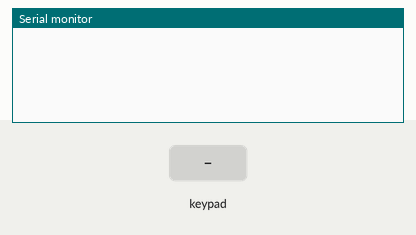
Simulated run of this sketch. Board: Arduino Uno, built with avr-gcc and run on an emulated ATmega328P. Parts: the last lines printed to the serial monitor. Inputs (shaded band) come from the test bench.

Above: at 1.2 s.
1.3 s: key '1' pressed
At 1.8 s:
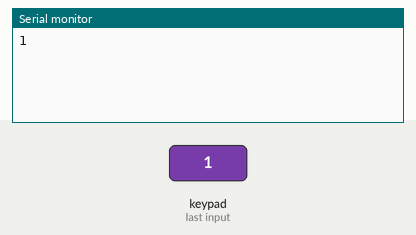
2.8 s: keypad keys 1 1 1 0 9 8 * pressed 0.4 s apart
At 6.1 s:
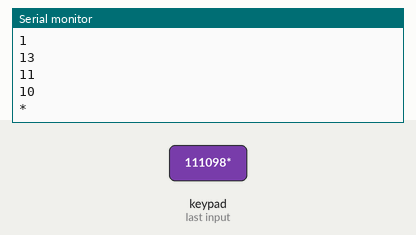
7.1 s: key 'D' pressed
At 7.5 s:
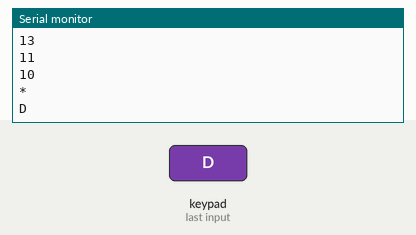
8.6 s: keypad keys 1 1 1 0 9 8 # pressed 0.4 s apart
At 11.4 s:
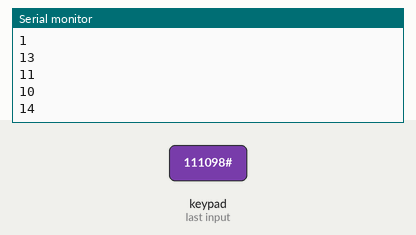
Timing chart, 0 to 12.9 s (numbered marks = the images above; inputs shaded):
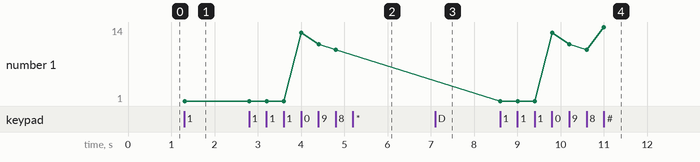

Measured:
- after the input at 1.3 s, the serial monitor: prints a new line at once (image 1)
- after the input at 2.8 s, the serial monitor: prints a new line after 1.2 s (image 2)
- after the input at 7.1 s, the serial monitor: prints a new line at once (image 3)
- after the input at 8.6 s, the serial monitor: prints a new line at once (image 4)
- plotted number 1: 1 → 10 after the input at 2.8 s, 10 → 14 after the input at 8.6 s

The sketch:

Arduino.ino
```cpp
#include <SoftwareSerial.h>
#include <Wire.h>
#include <Keypad.h>
  SoftwareSerial BTSerial(3, 2); // SoftwareSerial(RX, TX)

const byte rows = 4; // four rows
const byte cols = 4; // four columns

char keys[rows][cols] = {

  {'1', '2', '3', 'A'},
  {'4', '5', '6', 'B'},
  {'7', '8', '9', 'C'},
  {'*', '0', '#', 'D'}
};

byte rowPins[rows] = {11, 10, 9, 8};
byte colPins[cols] = {7, 6, 5, 4};

String btn1 = "1";
String btn2 = "2";
String btn3 = "3";
String btn4 = "4";
String btn5 = "5";
String btn6 = "6";
String btn7 = "7";
String btn8 = "8";
String btn9 = "9";
String btn10 = "10";
String btn11 = "11";
String btn12 = "12";
String btn13 = "13";
String btn14 = "14";

Keypad kpd = Keypad( makeKeymap(keys), rowPins, colPins, rows, cols );

void setup(){
  BTSerial.begin(9600);
  Serial.begin(9600);
}

void loop(){
/////////////// 1st Column [1, 5, 9] ////////////////
  char key = kpd.getKey();

  if(key) { // check for a valid key

    switch(key){

      case '1':
      Serial.println("1");
      BTSerial.println(btn1);
      break;

      case '2':
      Serial.println("2");
      BTSerial.println("2");
      break;

      case '3':
      Serial.println("3");
      BTSerial.println("3");
      break;

      case 'A':
      Serial.println("4");
      BTSerial.println("4");
      break;

      case '4':
      Serial.println("5");
      BTSerial.println("5");
      break;

      case '5':
      Serial.println("6");
      BTSerial.println("6");
      break;

      case '6':
      Serial.println("7");
      BTSerial.println("7");
      break;

      case 'B':
      Serial.println("8");
      BTSerial.println("8");
      break;

      case '7':
      Serial.println("9");
      BTSerial.println("9");
      break;

      case '8':
      Serial.println("10");
      BTSerial.println("10");
      break;

      case '9':
      Serial.println("11");
      BTSerial.println("11");
      break;

      case 'C':
      Serial.println("12");
      BTSerial.println("12");
      break;

      case '*':
      Serial.println("*");
      BTSerial.println("*");
      break;

      case '0':
      Serial.println("13");
      BTSerial.println("13");
      break;

      case '#':
      Serial.println("14");
      BTSerial.println("14");
      break;

      case 'D':
      Serial.println("D");
      BTSerial.println("D");
      break;
    }
  }
}
```
